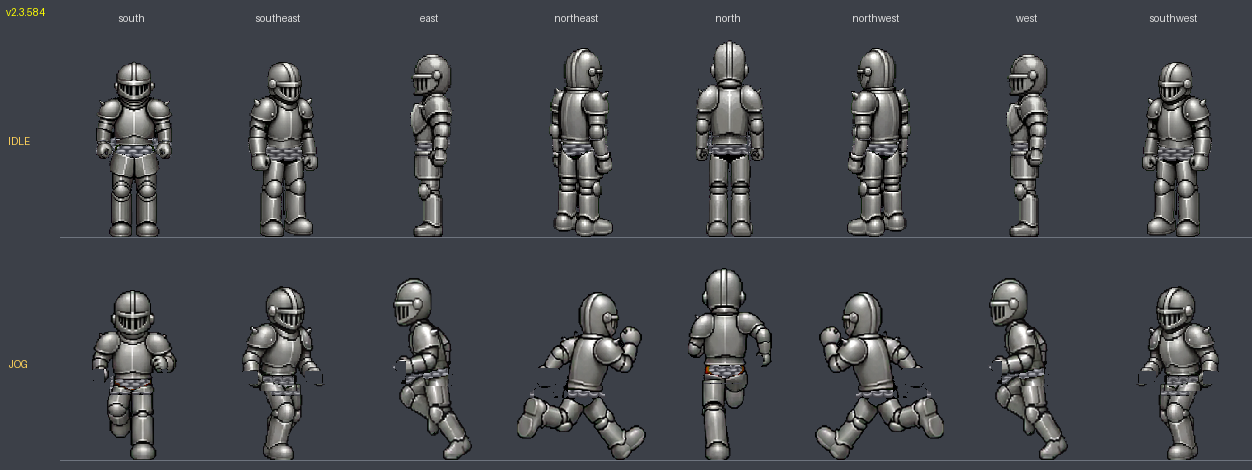
#> input picture tools/armored-board-v2.3.584.png, 1252 x 470 px; its folder holds only this picture in this run
$ python -i make_test_gear.py   (imports and definitions only)
#> lines starting #> are read from the running program, lines starting #| are printed output that depends on the picture
"""Generate an ALIGNED test chest sheet from the body frames, as a stand-in for
extracted gear art.  For every body sheet public/sprites/player/<pose>-<dir>.png
it outputs public/sprites/gear/chest/testplate/<pose>-<dir>.png with the torso
recolored steel + the body outline kept, transparent everywhere else.  Because
it's derived from the body it is pixel-aligned to each frame, which is exactly
what the layered renderer expects -- so it validates the whole pipeline without
new art."""
from PIL import Image
import numpy as np, glob, os
STEEL=(120,130,148)
def masks(a):
    r=a[:,:,0].astype(int);g=a[:,:,1].astype(int);b=a[:,:,2].astype(int);al=a[:,:,3]
    op=al>40
    skin=op&(r>g)&(g>=b)&((r-b)>30)&(r>90)&((r-g)>25)
    pants=(al>180)&(g>=r-10)&(g>b+8)&(r<150)
    return op,skin,pants
def plate_frame(fr):
    a=np.array(fr.convert('RGBA')); op,skin,pants=masks(a); H,W=op.shape
    out=np.zeros((H,W,4),np.uint8)
    if skin.sum()<20: return Image.fromarray(out,'RGBA')
    crown=np.where(skin.any(1))[0].min(); bottom=np.where(op.any(1))[0].max()
    mid=(crown+bottom)//2; pr=np.where(pants.any(1))[0]; pr2=pr[(pr>=mid)&(pr<bottom)]
    waist=pr2.min() if len(pr2) else int(crown+0.55*(bottom-crown))
    collar=int(round(crown+0.30*(waist-crown)))
    for x in range(W):
        cw=waist
        cp=np.where(pants[mid:bottom,x])[0]
        if len(cp): cw=mid+cp[0]
        for y in range(collar,cw):
            if skin[y,x]:
                out[y,x]=[STEEL[0],STEEL[1],STEEL[2],255]   # plate body
            elif op[y,x] and not pants[y,x]:
                out[y,x]=[a[y,x,0],a[y,x,1],a[y,x,2],255]    # keep dark outline
    return Image.fromarray(out,'RGBA')
def process(path):
#> called with path = 'armored-board-v2.3.584.png'
    sheet=Image.open(path).convert('RGBA'); W=sheet.width; n=max(1,W//256)
#> in process, sheet is the input picture: PIL image 1252x470 RGBA; mean R, G, B, A 69, 72, 77.7, 255
#> after `W = sheet.width`: W = 1252
#> after `n = max(1, W // 256)`: n = 4
    out=Image.new('RGBA',(n*256,256),(0,0,0,0))
#> out: PIL image 1024x256 RGBA; every value is 0
    for i in range(n):
        fr=sheet.crop((i*256,0,(i+1)*256,256))
        out.paste(plate_frame(fr),(i*256,0))
#> this loop made 4 passes
#> (crown in plate_frame, bottom in plate_frame, mid in plate_frame, waist in plate_frame, collar in plate_frame) on pass 1: (137, 255, 196, 196, 155)
#> pass 1, in process, `fr=sheet.crop((i*256,0,(i+1)*256,256))`:
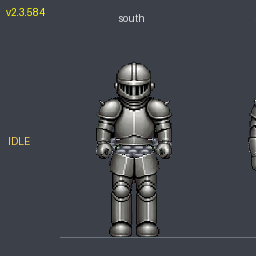
#> fr: PIL image 256x256 RGBA; mean R, G, B, A 66.1, 69.4, 75.5, 255
#> pass 1, in masks, `r = a[:, :, 0].astype(int)`:
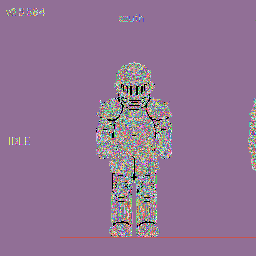
#> r: shape (256, 256) int64; 249 distinct labels, from 0 to 253; one colour per label, 0 black
#> pass 1, in masks, `g = a[:, :, 1].astype(int)`:
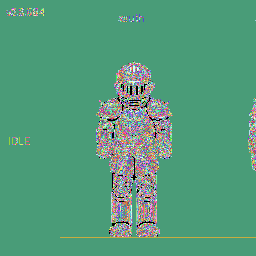
#> g: shape (256, 256) int64; 252 distinct labels, from 0 to 253; one colour per label, 0 black
#> pass 1, in masks, `b = a[:, :, 2].astype(int)`:
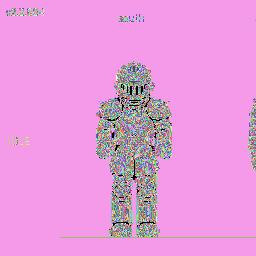
#> b: shape (256, 256) int64; 241 distinct labels, from 0 to 247; one colour per label, 0 black
#> after the loop:
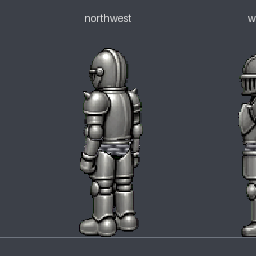
#> fr: PIL image 256x256 RGBA; mean R, G, B, A 66.9, 70.2, 76.4, 255
#> after the loop:
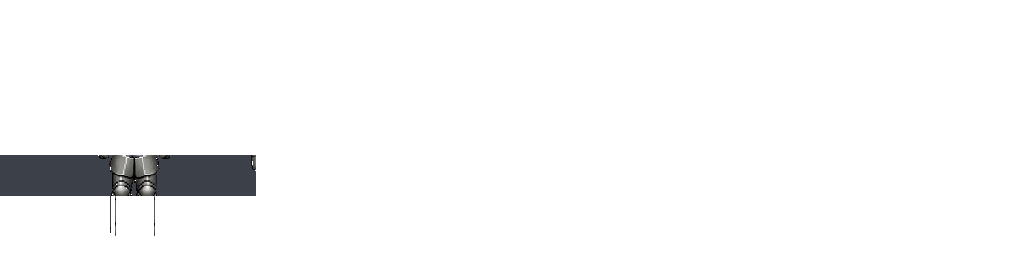
#> out: PIL image 1024x256 RGBA; mean R, G, B, A 2.7, 2.8, 3.1, 10.3; transparent parts drawn white
    name=os.path.basename(path)
    out.save(f'public/sprites/gear/chest/testplate/{name}')
    return name,n
# [4 lines not run here, left out]

>>> result = process('armored-board-v2.3.584.png')
#> result = ('armored-board-v2.3.584.png', 4)

$ run again, on tools/armored-board-v2.3.585.png
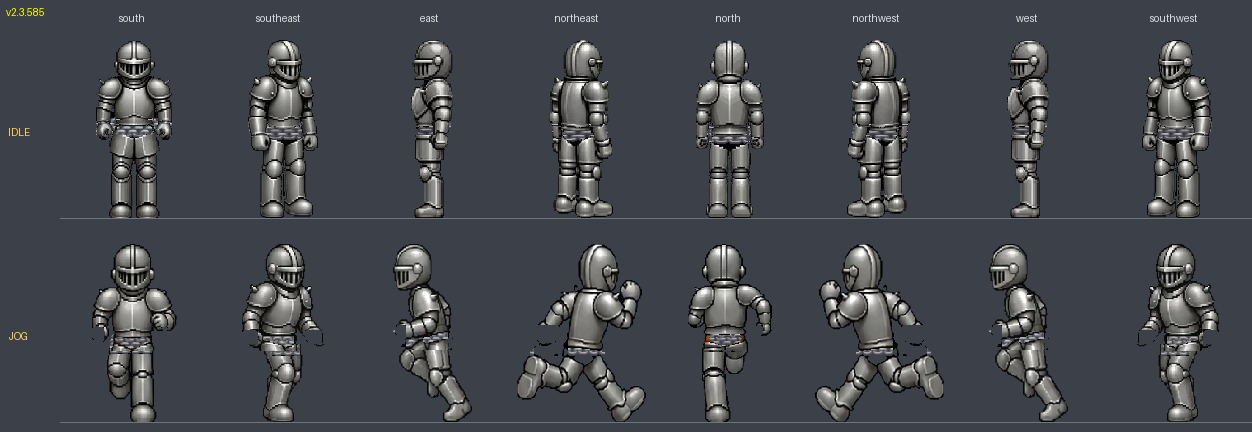
#> input picture tools/armored-board-v2.3.585.png, 1252 x 432 px
#> in process, sheet is the input picture: PIL image 1252x432 RGBA; mean R, G, B, A 69.7, 72.7, 78.2, 255
#> the loop in process, `for i in range(n):` made 4 passes
#> (crown in plate_frame, bottom in plate_frame, mid in plate_frame, waist in plate_frame, collar in plate_frame) on pass 1: (128, 255, 191, 209, 152)
#> pass 1, in masks, `b = a[:, :, 2].astype(int)`:
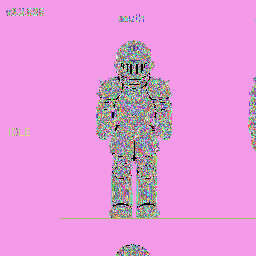
#> b: shape (256, 256) int64; 246 distinct labels, from 0 to 247; one colour per label, 0 black
#> after the loop in process, `for i in range(n):`:
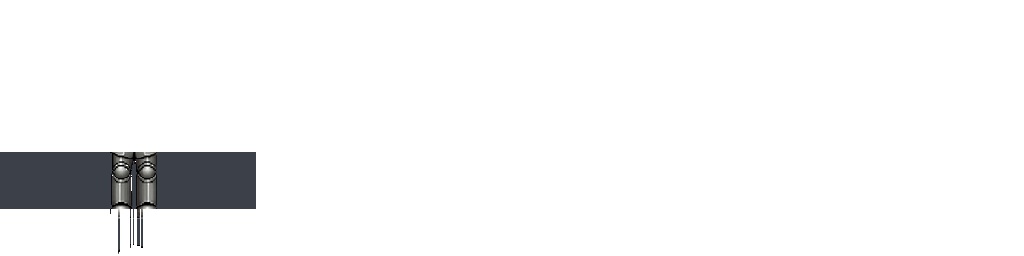
#> out: PIL image 1024x256 RGBA; mean R, G, B, A 3.7, 3.9, 4.2, 14.5; transparent parts drawn white
